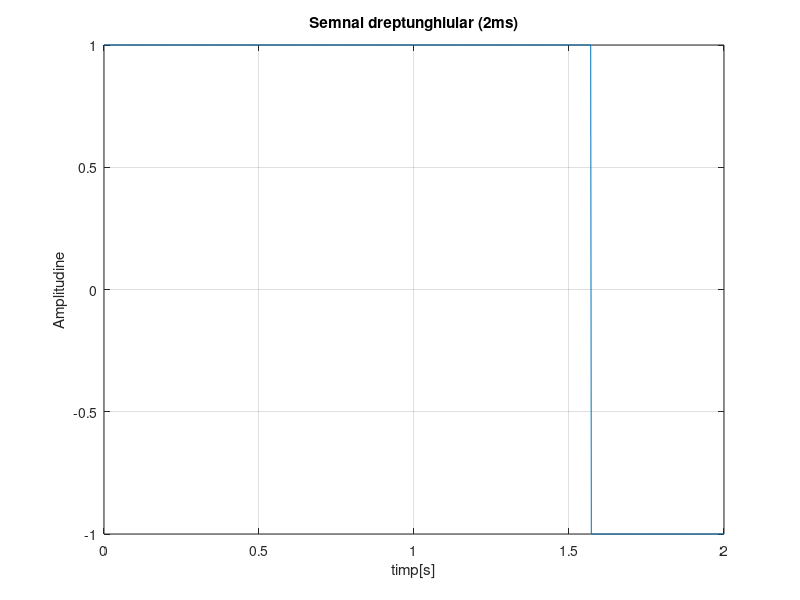
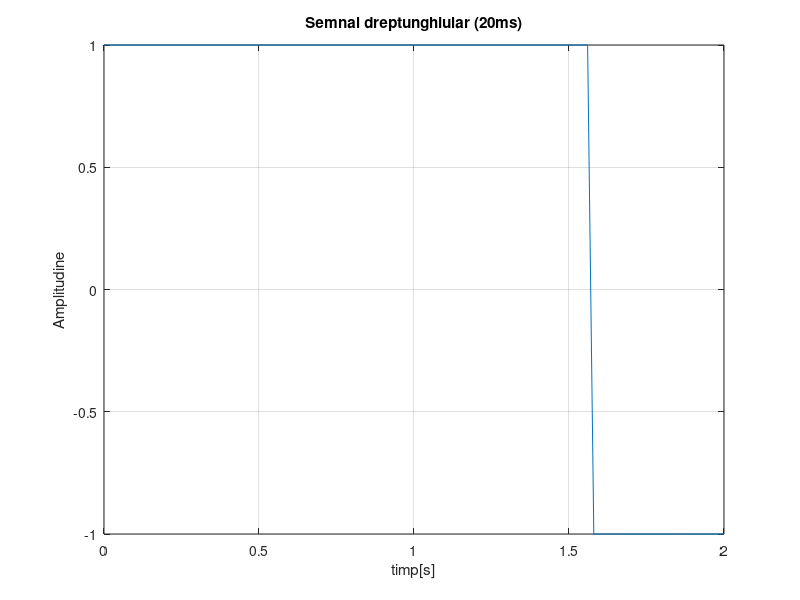
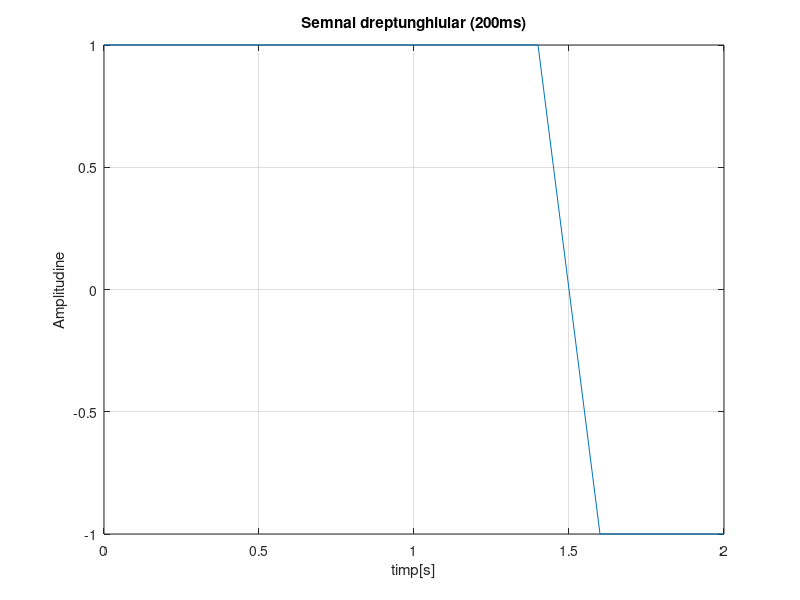

These charts were generated, in order, by the following MATLAB code:
% Semnal dreptunghiular cu rezolutie temporala de 2ms

% se determina timpul cu rezolutia temporala specificata si perioada de 2s
t1=0:0.002:2

% se scrie forma semnalului dreptunghiular notat cu d1 cu factor de umplere
% 25%

d1=square(t1,25)

%se reprezinta grafic semnalul dreptunghiular
figure(1)
plot(t1,d1), title('Semnal dreptunghiular (2ms)'), xlabel('timp[s]'), ylabel('Amplitudine'), grid;
   
% se repeta procedura pentru celelalte rezolutii temporale

t2=0:0.02:2
d2=square(t2,25)
figure(2)
plot(t2,d2), title('Semnal dreptunghiular (20ms)'), xlabel('timp[s]'), ylabel('Amplitudine'), grid;

t3=0:0.2:2
d3=square(t3,25)
figure(3)
plot(t3,d3), title('Semnal dreptunghiular (200ms)'), xlabel('timp[s]'), ylabel('Amplitudine'), grid;

